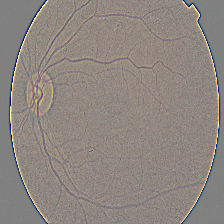
#> input picture gaussian_filtered_images/Mild/00cb6555d108.png, 224 x 224 px; its folder holds 3 pictures in this run
$ jupyter execute kame_multiprocessing.ipynb
#> lines starting #> are read from the running program, lines starting #| are printed output that depends on the picture
第32回 multiprocessingでの並列処理

時間がかかるループを使う場合は使える形に無理やりでもして，並列処理しよう 笑

最初は本記事(🐢#32)に書いてあるコードを毎回コピペして使える程度でOK

[cell 1]
from multiprocessing import Pool

# Pool instance
cpu_num = 4
p = Pool(processes=cpu_num)

物理的に存在するコア → 物理コア
Hyper Threadingを使った擬似的なコア → 論理コア　　　　　　それぞれ確認コマンド有

[cell 2]
# multiprpcessingでもコマンド有り
from multiprocessing import cpu_count
cpu_count()

上を返り値にして動的に　ただしCPUを占用するのは危険なので-1して指定

[cell 3]
# 第30回を並列処理(p.map())で
import os
import numpy as np
import cv2
from multiprocessing import Pool, cpu_count
from tqdm import tqdm
from glob import glob

p = Pool(processes=cpu_count()-1)

save_base_path = 'gaussian_filtered_nparrays_multi/'

# folder作成
if not os.path.exists(save_base_path):
    os.makedirs(save_base_path)

def save_npy(path):

    # pngロード
    im = cv2.imread(path)
#> im is the input picture: shape (224, 224, 3); mean B, G, R 128.8, 134.2, 142.3

    # pngファイル名をそのまま.npyのファイル名にする
    file_name = path.split('/')[-1].split('.png')[0]
    save_path = save_base_path + file_name

    # 格納
    np.save(save_path, im)

# if __name__ == '__main__':
path_list = glob('gaussian_filtered_images/*/*.png')

list(tqdm(p.map(save_npy, path_list), total=len(path_list)))
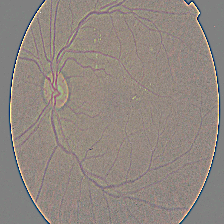
#> input picture gaussian_filtered_images/Mild/01b3aed3ed4c.png, 224 x 224 px
#> in save_npy, im is the input picture: shape (224, 224, 3); mean B, G, R 129.2, 135.5, 144.8
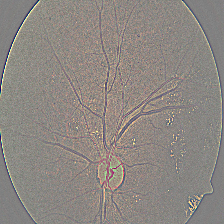
#> input picture gaussian_filtered_images/Mild/03e25101e8e8.png, 224 x 224 px
#> in save_npy, im is the input picture: shape (224, 224, 3); mean B, G, R 130.4, 135.5, 141.5
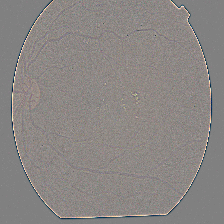
#> input picture gaussian_filtered_images/Moderate/064af6592ba6.png, 224 x 224 px
#> in save_npy, im is the input picture: shape (224, 224, 3); mean B, G, R 131.8, 134, 138.3

# ★並列処理が終わったら閉じる
p.close()
p.join()

[cell 4]
# 第30回を並列処理(p.imap())で
import os
import numpy as np
import cv2
from multiprocessing import Pool, cpu_count
from tqdm import tqdm
from glob import glob

p = Pool(processes=cpu_count()-1)

save_base_path = 'gaussian_filtered_nparrays_multi/'

# folder作成
if not os.path.exists(save_base_path):
    os.makedirs(save_base_path)

def save_npy(path):

    # pngロード
    im = cv2.imread(path)

    # pngファイル名をそのまま.npyのファイル名にする
    file_name = path.split('/')[-1].split('.png')[0]
    save_path = save_base_path + file_name

    # 格納
    np.save(save_path, im)

# if __name__ == '__main__':
path_list = glob('gaussian_filtered_images/*/*.png')

list(tqdm(p.imap(save_npy, path_list), total=len(path_list)))

# ★並列処理が終わったら閉じる
p.close()
p.join()

ほぼimap()のほうが有利なケースだと思うのでこっちを使って!

[cell 5]
import os
import numpy as np
import cv2
from multiprocessing import Pool, cpu_count
from tqdm import tqdm
from glob import glob

p = Pool(processes=cpu_count()-1)
# NumPy Arrayをsaveするフォルダ
save_base_path = 'gaussian_filtered_nparrays_multi_w_type/'
# フォルダ作成
if not os.path.exists(save_base_path):
    os.makedirs(save_base_path)


def wrap_save_npy(args):
    return save_npy(*args)


def save_npy(path, type_name):

    #pngデータをopencvでロード
    im = cv2.imread(path)
    #pngのファイル名 + フォルダ名を.npyファイルのファイル名にする
    file_name = path.split('/')[-1].split('.png')[0]
    save_path = save_base_path + file_name + '_' + type_name
    #全てのnpyファイルを同じフォルダに格納
    np.save(save_path, im)

path_list = glob('gaussian_filtered_images/*/*.png')
job_args = [(path, path.split('/')[1]) for path in path_list]

list(tqdm(p.imap(wrap_save_npy, job_args), total=len(path_list)))
